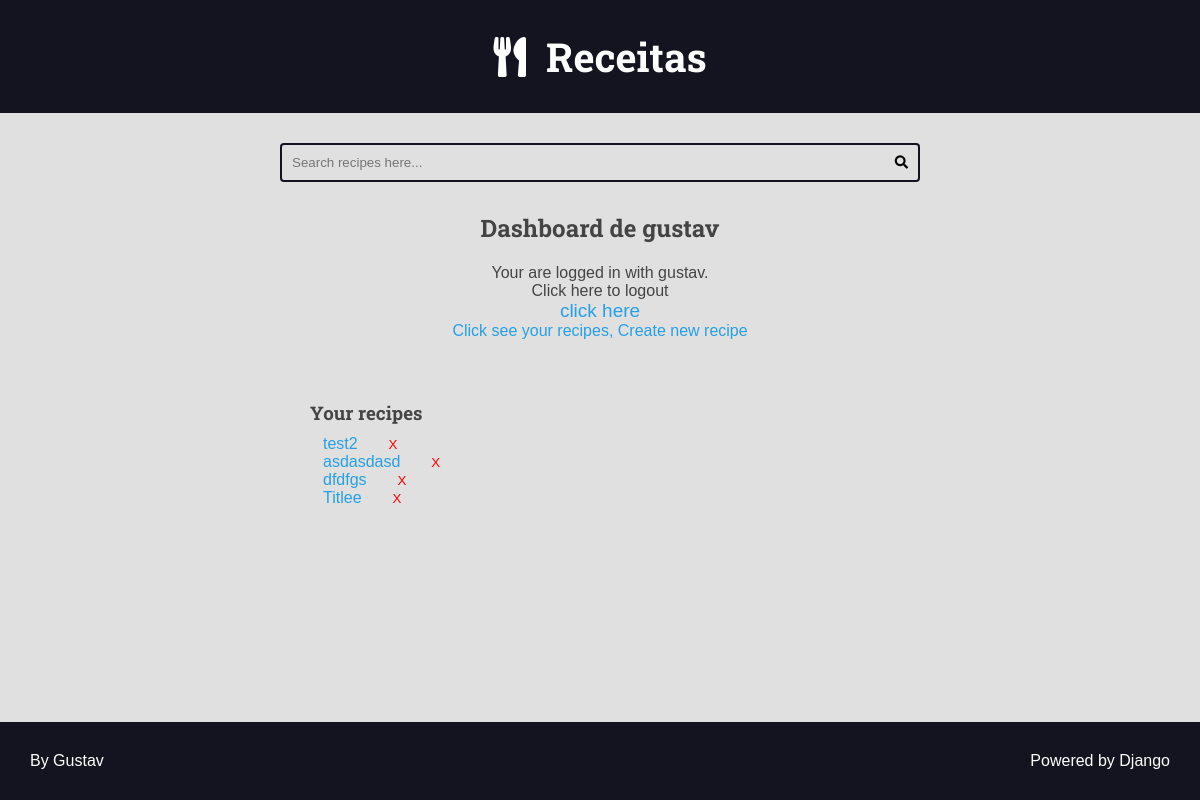
The app's page /authors/dashboard/ (signed in) with its own data.
### recipes/models.py (models this page shows, shortened)
class Recipe(models.Model):
    title = models.CharField(max_length=65)
    description = models.CharField(max_length=165)
    slug = models.SlugField(unique=True)
    preparation_time = models.IntegerField()
    preparation_time_unit = models.CharField(max_length=65)
    servings = models.IntegerField()
    servings_unit = models.CharField(max_length=65)
    preparation_steps = models.TextField()
    preparation_steps_is_html = models.BooleanField(default=False)
    created_at = models.DateTimeField(auto_now_add=True)
    updated_at = models.DateTimeField(auto_now=True)
    is_published = models.BooleanField(default=False)
    cover = models.ImageField(
        upload_to='recipes/covers/%Y/%m/%d/',  blank=True,  default=''
        )
    category = models.ForeignKey(
        Category, on_delete=models.SET_NULL, null=True, default=None
        )
    author = models.ForeignKey(User, on_delete=models.SET_NULL, null=True)

### authors/views.py (the view)
# urls.py: path('dashboard/', views.dashboard, name='dashboard'),
@login_required(login_url='authors:login_view')
def dashboard(request: HttpRequest) -> HttpResponse:
    recipes = Recipe.objects.filter(
        is_published=False,
        author=request.user
    )
    return render(
        request,
        'authors/pages/dashboard.html',
        context={'recipes': recipes}
        )  # noqa:E501

### authors/templates/authors/pages/dashboard.html (shortened to what this page needs)
{%extends 'global/base.html'%}
{% block 'content'%}
  <div class="main-content center container">
    <h2>Dashboard de {{request.user.username}}</h2>
    {% include 'authors/partials/login_message.html'%}
    <div class="authors-dashboard-container">
      <h3>Your recipes</h3>
      <ul>
        {% for recipe in recipes %}
        <li>
          <div class="inline-info">
              <a href="{% url 'authors:dashboard_recipe_edit' recipe.id%}">{{recipe.title}}</a>
              <div class="lado-oposto">
                <form class="inline-form form-delete" action="{% url 'authors:dashboard_recipe_delete' recipe.id%}" method="POST">{% csrf_token %}
                  <button class="plaintext-button inline-button" type="submit">X</button>
                </form>
              </div>
            </div>
        </li>
        {% empty %}
        <li>
          <p>You do not have recipes, please create one.</p>
        </li>
        {% endfor %}
      </ul>
    </div>
  </div>
{% endblock%}

### authors/templates/authors/partials/login_message.html (shortened to what this page needs)
{% if request.user.is_authenticated %}
    <div class="login-message" class="logout">
      Your are logged in with {{request.user.username}}.<br>
    Click here to logout <br>
      <form action="{% url 'authors:logout'%}" method="post">{% csrf_token%}
        <button class="plain-text-buttom" type="submit">click here</button>
      </form>
      <a href="{%url 'authors:dashboard'%}">Click see your recipes,</a>
      <a href="{% url 'authors:dashboard_create'%}">Create new recipe</a>
    </div>
{% endif %}

### base_static/global/css/style.css (style rules this page uses)
:root { --color-primary: #269fe6; --color-primary-hover: #2086c2; --color-primary-dark: #13141f; --color-primary-dark-hover: #212336; --color-primary-light: #d4ecfa; --color-primary-light-hover: #bdd8e7; --color-white: #fff; --color-black: #000; --color-dark-text: #444; --color-info-light: #cce5ff; --color-debug-light: #cce5ff; --color-success-light: #d4edda; --color-alert-light: #fff3cd; --color-warning-light: #fff3cd; --color-error-light: #f8d7da; --color-info-dark: #4d86c4; --color-debug-dark: #4d86c4; --color-success-dark: #4a9c5d; --color-alert-dark: #927f40; --color-warning-dark: #927f40; --color-error-dark: #da525d; --color-gray-0: #f9f9f9; --color-gray-1: #e0e0e0; --color-gray-2: #c7c7c7; --color-gray-3: #aeaeae; --color-gray-4: #959595; --color-gray-5: #7d7d7d; --color-gray-6: #646464; --color-gray-7: #4b4b4b; --color-gray-8: #323232; --color-gray-9: #191919; --font-primary: sans-serif; --font-headings: 'Roboto Slab', serif; --spacing-gutter-medium: 3rem; --spacing-gutter-large: 4rem; }
* { padding: 0; margin: 0; box-sizing: border-box; }
html { font-size: 62.5%; }
body { font-size: 1.6rem; font-family: var(--font-primary); background: var(--color-gray-1); color: var(--color-dark-text); }
h1, h2, h3, h4, h5, h6 { font-family: var(--font-headings); }
a { color: var(--color-primary); text-decoration: none; }
.container { max-width: 144rem; margin: 0 auto; padding: var(--spacing-gutter-medium); }
.main-content { padding-top: 0; }
.center { text-align: center; }
.plain-text-buttom { display: inline; border: none; cursor: pointer; color: white; background: var(--color-gray-1); color: var(--color-primary); font-size: 1.9rem; }
.login-message { margin: 2rem; }
.inline-info { display: flex; margin-left: 13px; }
.inline-button { margin-left: 10%; background-color: var(--color-gray-1); text-decoration: none; border: none; cursor: pointer; color: red; }
.lado-oposto { display: block; margin-left: 30px; }

### base_static/global/css/global-style.css (style rules this page uses)
.authors-dashboard-container { max-width: 64rem; padding: var(--spacing-gutter-medium); margin: 0 auto; text-align: left; }
.authors-dashboard-container h3, .authors-dashboard-container p, .authors-dashboard-container ul { list-style-type: none; margin: 1rem 0; }

### records on screen
Recipe: title "test2"
Recipe: title "asdasdasd"
Recipe: title "dfdfgs"
Recipe: title "Titlee"

### other values on screen
{{ request.user.username }} "gustav"
